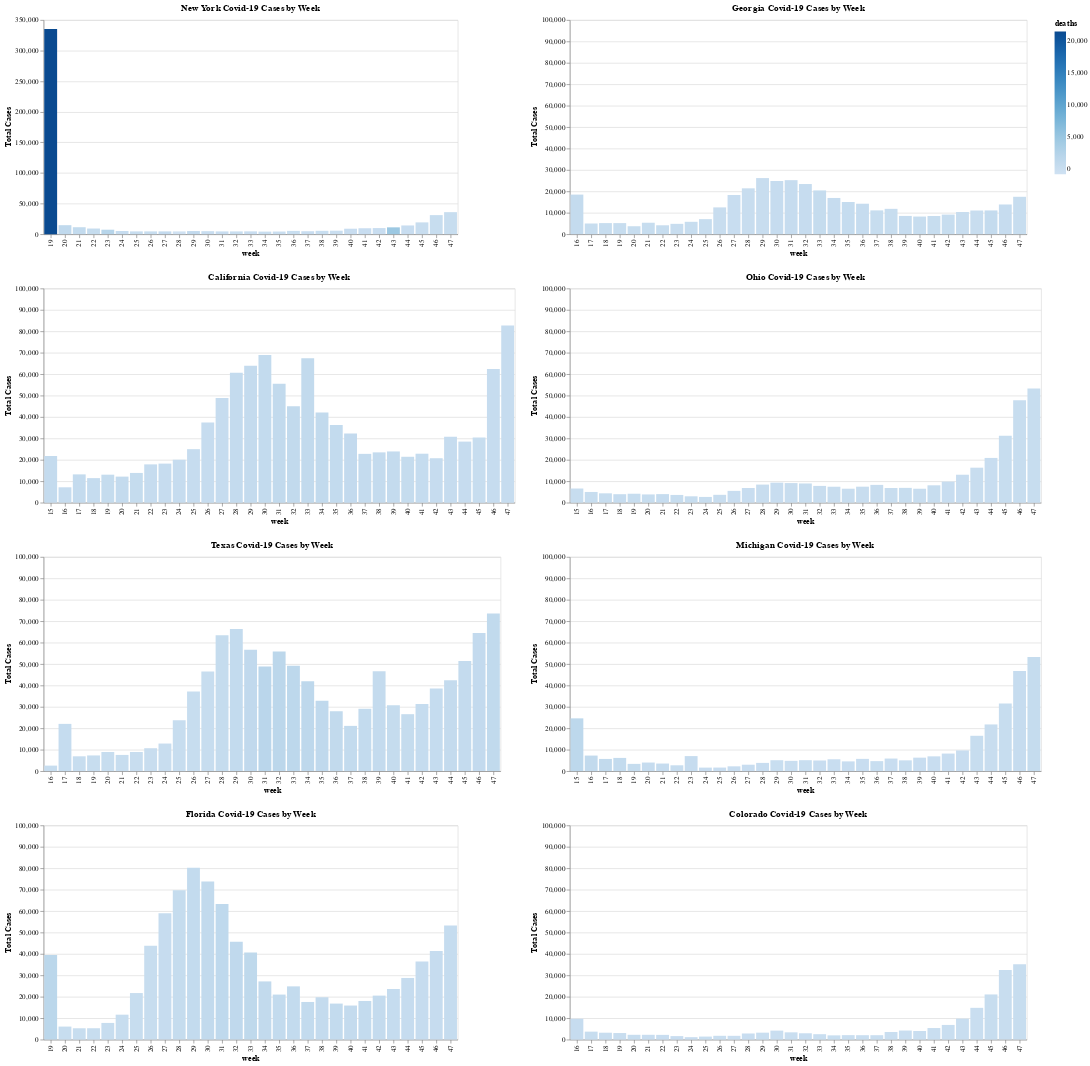

The notebook cell saved with this chart:
### Code cell
brush=alt.selection(type='interval')
yrange = [0, 100000]
state='California'
filter=all_state_week['state']==state

bar1 = alt.Chart(all_state_week[filter], title="California Covid-19 Cases by Week").mark_bar().encode(
     x='week:N',
     y=alt.Y('cases:Q', scale=alt.Scale(domain=(0, 100000)),title="Total Cases"),
     color='deaths:Q'
     #color=alt.condition(brush, 'age_group:N', alt.value('colors'))
).add_selection(brush)
state='Texas'
filter=all_state_week['state']==state
bar2 = alt.Chart(all_state_week[filter],title="Texas Covid-19 Cases by Week").mark_bar().encode(
    x='week:N',
    y=alt.Y('cases:Q',scale=alt.Scale(domain=(0, 100000)),title="Total Cases"),
     color='deaths:Q'
).transform_filter(brush)
state='Florida'
filter=all_state_week['state']==state
bar3 = alt.Chart(all_state_week[filter],title="Florida Covid-19 Cases by Week").mark_bar().encode(
    x='week:N',
    y=alt.Y('cases:Q',scale=alt.Scale(domain=(0, 100000)), title="Total Cases"),
     color='deaths:Q'
).transform_filter(brush)

state='Georgia'
filter=all_state_week['state']==state
bar4 = alt.Chart(all_state_week[filter],title="Georgia Covid-19 Cases by Week").mark_bar().encode(
    x='week:N',
    y=alt.Y('cases:Q', scale=alt.Scale(domain=(0, 100000)),title="Total Cases"),
     color='deaths:Q'
).transform_filter(brush)
state='New York'
filter=all_state_week['state']==state
bar5 = alt.Chart(all_state_week[filter],title="New York Covid-19 Cases by Week").mark_bar().encode(
    x='week:N',
    y=alt.Y('cases:Q', title="Total Cases"),
     color='deaths:Q'
).transform_filter(brush)

state='Ohio'
filter=all_state_week['state']==state
bar6 = alt.Chart(all_state_week[filter],title="Ohio Covid-19 Cases by Week").mark_bar().encode(
    x='week:N',
    y=alt.Y('cases:Q', scale=alt.Scale(domain=(0, 100000)),title="Total Cases"),
     color='deaths:Q'
).transform_filter(brush)

state='Michigan'
filter=all_state_week['state']==state
bar7 = alt.Chart(all_state_week[filter],title="Michigan Covid-19 Cases by Week").mark_bar().encode(
    x='week:N',
    y=alt.Y('cases:Q', scale=alt.Scale(domain=(0, 100000)),title="Total Cases"),
     color='deaths:Q'
).transform_filter(brush)

state='Colorado'
filter=all_state_week['state']==state
bar8 = alt.Chart(all_state_week[filter],title="Colorado Covid-19 Cases by Week").mark_bar().encode(
    x='week:N',
    y=alt.Y('cases:Q', scale=alt.Scale(domain=(0, 100000)),title="Total Cases"),
     color='deaths:Q'
).transform_filter(brush)

combined=bar5 & bar1 &bar2 &bar3| bar4   & bar6 & bar7 &bar8

combined.save('State_Covid_week.html')
from google.colab import files
files.download('State_Covid_week.html')
combined

### Figure 1 — Vega-Lite specification as saved in the notebook (floating-point values rounded to 4 significant figures)
{"config": {"view": {"continuousWidth": 400, "continuousHeight": 300}}, "hconcat": [{"vconcat": [{"data": {"name": "data-49b66804bf83d67864b042bec193dba5"}, "mark": "bar", "encoding": {"color": {"type": "quantitative", "field": "deaths"}, "x": {"type": "nominal", "field": "week"}, "y": {"type": "quantitative", "field": "cases", "title": "Total Cases"}}, "title": "New York Covid-19 Cases by Week", "transform": [{"filter": {"selection": "selector003"}}]}, {"data": {"name": "data-c9ff9271f984017a32638c2f63f4d6c8"}, "mark": "bar", "encoding": {"color": {"type": "quantitative", "field": "deaths"}, "x": {"type": "nominal", "field": "week"}, "y": {"type": "quantitative", "field": "cases", "scale": {"domain": [0, 100000]}, "title": "Total Cases"}}, "selection": {"selector003": {"type": "interval"}}, "title": "California Covid-19 Cases by Week"}, {"data": {"name": "data-2923c2974cb23e3073693f17963b4c20"}, "mark": "bar", "encoding": {"color": {"type": "quantitative", "field": "deaths"}, "x": {"type": "nominal", "field": "week"}, "y": {"type": "quantitative", "field": "cases", "scale": {"domain": [0, 100000]}, "title": "Total Cases"}}, "title": "Texas Covid-19 Cases by Week", "transform": [{"filter": {"selection": "selector003"}}]}, {"data": {"name": "data-2280dd2b7b5f571638a8fd167eccc555"}, "mark": "bar", "encoding": {"color": {"type": "quantitative", "field": "deaths"}, "x": {"type": "nominal", "field": "week"}, "y": {"type": "quantitative", "field": "cases", "scale": {"domain": [0, 100000]}, "title": "Total Cases"}}, "title": "Florida Covid-19 Cases by Week", "transform": [{"filter": {"selection": "selector003"}}]}]}, {"vconcat": [{"data": {"name": "data-110a00788102b29c071445a219ad2cd4"}, "mark": "bar", "encoding": {"color": {"type": "quantitative", "field": "deaths"}, "x": {"type": "nominal", "field": "week"}, "y": {"type": "quantitative", "field": "cases", "scale": {"domain": [0, 100000]}, "title": "Total Cases"}}, "title": "Georgia Covid-19 Cases by Week", "transform": [{"filter": {"selection": "selector003"}}]}, {"data": {"name": "data-48b9f77d41fe4c5289052ed748340b8b"}, "mark": "bar", "encoding": {"color": {"type": "quantitative", "field": "deaths"}, "x": {"type": "nominal", "field": "week"}, "y": {"type": "quantitative", "field": "cases", "scale": {"domain": [0, 100000]}, "title": "Total Cases"}}, "title": "Ohio Covid-19 Cases by Week", "transform": [{"filter": {"selection": "selector003"}}]}, {"data": {"name": "data-e074b011eb6b20550ec3939c00c2025c"}, "mark": "bar", "encoding": {"color": {"type": "quantitative", "field": "deaths"}, "x": {"type": "nominal", "field": "week"}, "y": {"type": "quantitative", "field": "cases", "scale": {"domain": [0, 100000]}, "title": "Total Cases"}}, "title": "Michigan Covid-19 Cases by Week", "transform": [{"filter": {"selection": "selector003"}}]}, {"data": {"name": "data-73ff09ccad8530e046dc22ad61a2d0b2"}, "mark": "bar", "encoding": {"color": {"type": "quantitative", "field": "deaths"}, "x": {"type": "nominal", "field": "week"}, "y": {"type": "quantitative", "field": "cases", "scale": {"domain": [0, 100000]}, "title": "Total Cases"}}, "title": "Colorado Covid-19 Cases by Week", "transform": [{"filter": {"selection": "selector003"}}]}]}], "$schema": "https://vega.github.io/schema/vega-lite/v4.8.1.json", "datasets": {"data-49b66804bf83d67864b042bec193dba5": [{"state": "New York", "week": 19, "cases": 335395, "deaths": 21478}, {"state": "New York", "week": 20, "cases": 14726, "deaths": 1141}, {"state": "New York", "week": 21, "cases": 11394, "deaths": 772}, {"state": "New York", "week": 22, "cases": 9255, "deaths": 514}, {"state": "New York", "week": 23, "cases": 7327, "deaths": 2101}, {"state": "New York", "week": 24, "cases": 5227, "deaths": 436}, {"state": "New York", "week": 25, "cases": 4612, "deaths": 285}, {"state": "New York", "week": 26, "cases": 4603, "deaths": 270}, {"state": "New York", "week": 27, "cases": 4592, "deaths": 820}, {"state": "New York", "week": 28, "cases": 4575, "deaths": -806}, {"state": "New York", "week": 29, "cases": 5101, "deaths": 1080}, {"state": "New York", "week": 30, "cases": 4929, "deaths": 120}, {"state": "New York", "week": 31, "cases": 4562, "deaths": 93}, {"state": "New York", "week": 32, "cases": 4562, "deaths": 60}, {"state": "New York", "week": 33, "cases": 4648, "deaths": 61}, {"state": "New York", "week": 34, "cases": 4229, "deaths": 51}, {"state": "New York", "week": 35, "cases": 4363, "deaths": 46}, {"state": "New York", "week": 36, "cases": 5401, "deaths": 57}, {"state": "New York", "week": 37, "cases": 4864, "deaths": 62}, {"state": "New York", "week": 38, "cases": 5535, "deaths": 53}, {"state": "New York", "week": 39, "cases": 5726, "deaths": 34}, {"state": "New York", "week": 40, "cases": 8956, "deaths": 82}, {"state": "New York", "week": 41, "cases": 9704, "deaths": 66}, {"state": "New York", "week": 42, "cases": 9995, "deaths": 84}, {"state": "New York", "week": 43, "cases": 11183, "deaths": 4739}, {"state": "New York", "week": 44, "cases": 14271, "deaths": 115}, {"state": "New York", "week": 45, "cases": 19301, "deaths": 141}, {"state": "New York", "week": 46, "cases": 31164, "deaths": 193}, {"state": "New York", "week": 47, "cases": 36014, "deaths": 264}], "data-c9ff9271f984017a32638c2f63f4d6c8": [{"state": "California", "week": 15, "cases": 21794, "deaths": 651}, {"state": "California", "week": 16, "cases": 7169, "deaths": 421}, {"state": "California", "week": 17, "cases": 13201, "deaths": 575}, {"state": "California", "week": 18, "cases": 11452, "deaths": 491}, {"state": "California", "week": 19, "cases": 13064, "deaths": 519}, {"state": "California", "week": 20, "cases": 12159, "deaths": 604}, {"state": "California", "week": 21, "cases": 13871, "deaths": 513}, {"state": "California", "week": 22, "cases": 17873, "deaths": 439}, {"state": "California", "week": 23, "cases": 18229, "deaths": 413}, {"state": "California", "week": 24, "cases": 20043, "deaths": 437}, {"state": "California", "week": 25, "cases": 24969, "deaths": 432}, {"state": "California", "week": 26, "cases": 37419, "deaths": 410}, {"state": "California", "week": 27, "cases": 48912, "deaths": 426}, {"state": "California", "week": 28, "cases": 60649, "deaths": 686}, {"state": "California", "week": 29, "cases": 63888, "deaths": 668}, {"state": "California", "week": 30, "cases": 68967, "deaths": 731}, {"state": "California", "week": 31, "cases": 55503, "deaths": 940}, {"state": "California", "week": 32, "cases": 44998, "deaths": 937}, {"state": "California", "week": 33, "cases": 67402, "deaths": 931}, {"state": "California", "week": 34, "cases": 42107, "deaths": 910}, {"state": "California", "week": 35, "cases": 36240, "deaths": 771}, {"state": "California", "week": 36, "cases": 32235, "deaths": 804}, {"state": "California", "week": 37, "cases": 22779, "deaths": 620}, {"state": "California", "week": 38, "cases": 23477, "deaths": 658}, {"state": "California", "week": 39, "cases": 23908, "deaths": 600}, {"state": "California", "week": 40, "cases": 21421, "deaths": 533}, {"state": "California", "week": 41, "cases": 22850, "deaths": 444}, {"state": "California", "week": 42, "cases": 20738, "deaths": 379}, {"state": "California", "week": 43, "cases": 30712, "deaths": 402}, {"state": "California", "week": 44, "cases": 28505, "deaths": 322}, {"state": "California", "week": 45, "cases": 30423, "deaths": 272}, {"state": "California", "week": 46, "cases": 62388, "deaths": 314}, {"state": "California", "week": 47, "cases": 82688, "deaths": 423}], "data-2923c2974cb23e3073693f17963b4c20": [{"state": "Texas", "week": 16, "cases": 2574, "deaths": 189}, {"state": "Texas", "week": 17, "cases": 22057, "deaths": 459}, {"state": "Texas", "week": 18, "cases": 6917, "deaths": 219}, {"state": "Texas", "week": 19, "cases": 7321, "deaths": 221}, {"state": "Texas", "week": 20, "cases": 8915, "deaths": 248}, {"state": "Texas", "week": 21, "cases": 7564, "deaths": 183}, {"state": "Texas", "week": 22, "cases": 8939, "deaths": 153}, {"state": "Texas", "week": 23, "cases": 10691, "deaths": 158}, {"state": "Texas", "week": 24, "cases": 12876, "deaths": 146}, {"state": "Texas", "week": 25, "cases": 23747, "deaths": 206}, {"state": "Texas", "week": 26, "cases": 37122, "deaths": 211}, {"state": "Texas", "week": 27, "cases": 46516, "deaths": 244}, {"state": "Texas", "week": 28, "cases": 63419, "deaths": 555}, {"state": "Texas", "week": 29, "cases": 66372, "deaths": 766}, {"state": "Texas", "week": 30, "cases": 56626, "deaths": 1080}, {"state": "Texas", "week": 31, "cases": 48829, "deaths": 1799}, {"state": "Texas", "week": 32, "cases": 55877, "deaths": 1622}, {"state": "Texas", "week": 33, "cases": 49220, "deaths": 1524}, {"state": "Texas", "week": 34, "cases": 41955, "deaths": 1387}, {"state": "Texas", "week": 35, "cases": 32817, "deaths": 1140}, {"state": "Texas", "week": 36, "cases": 27956, "deaths": 962}, {"state": "Texas", "week": 37, "cases": 21124, "deaths": 718}, {"state": "Texas", "week": 38, "cases": 29100, "deaths": 703}, {"state": "Texas", "week": 39, "cases": 46598, "deaths": 629}, {"state": "Texas", "week": 40, "cases": 30762, "deaths": 503}, {"state": "Texas", "week": 41, "cases": 26584, "deaths": 532}, {"state": "Texas", "week": 42, "cases": 31301, "deaths": 457}, {"state": "Texas", "week": 43, "cases": 38596, "deaths": 490}, {"state": "Texas", "week": 44, "cases": 42480, "deaths": 573}, {"state": "Texas", "week": 45, "cases": 51379, "deaths": 666}, {"state": "Texas", "week": 46, "cases": 64487, "deaths": 816}, {"state": "Texas", "week": 47, "cases": 73554, "deaths": 997}], "data-2280dd2b7b5f571638a8fd167eccc555": [{"state": "Florida", "week": 19, "cases": 39514, "deaths": 1721}, {"state": "Florida", "week": 20, "cases": 6074, "deaths": 252}, {"state": "Florida", "week": 21, "cases": 5279, "deaths": 264}, {"state": "Florida", "week": 22, "cases": 5296, "deaths": 214}, {"state": "Florida", "week": 23, "cases": 7775, "deaths": 249}, {"state": "Florida", "week": 24, "cases": 11630, "deaths": 231}, {"state": "Florida", "week": 25, "cases": 21723, "deaths": 230}, {"state": "Florida", "week": 26, "cases": 43784, "deaths": 258}, {"state": "Florida", "week": 27, "cases": 59036, "deaths": 413}, {"state": "Florida", "week": 28, "cases": 69700, "deaths": 514}, {"state": "Florida", "week": 29, "cases": 80236, "deaths": 745}, {"state": "Florida", "week": 30, "cases": 73808, "deaths": 881}, {"state": "Florida", "week": 31, "cases": 63277, "deaths": 1234}, {"state": "Florida", "week": 32, "cases": 45674, "deaths": 1109}, {"state": "Florida", "week": 33, "cases": 40610, "deaths": 1272}, {"state": "Florida", "week": 34, "cases": 27155, "deaths": 875}, {"state": "Florida", "week": 35, "cases": 21015, "deaths": 801}, {"state": "Florida", "week": 36, "cases": 24845, "deaths": 738}, {"state": "Florida", "week": 37, "cases": 17563, "deaths": 763}, {"state": "Florida", "week": 38, "cases": 19760, "deaths": 695}, {"state": "Florida", "week": 39, "cases": 16810, "deaths": 743}, {"state": "Florida", "week": 40, "cases": 15895, "deaths": 643}, {"state": "Florida", "week": 41, "cases": 18032, "deaths": 707}, {"state": "Florida", "week": 42, "cases": 20529, "deaths": 616}, {"state": "Florida", "week": 43, "cases": 23616, "deaths": 464}, {"state": "Florida", "week": 44, "cases": 28776, "deaths": 365}, {"state": "Florida", "week": 45, "cases": 36485, "deaths": 336}, {"state": "Florida", "week": 46, "cases": 41304, "deaths": 401}, {"state": "Florida", "week": 47, "cases": 53213, "deaths": 480}], "data-110a00788102b29c071445a219ad2cd4": [{"state": "Georgia", "week": 16, "cases": 18489, "deaths": 689}, {"state": "Georgia", "week": 17, "cases": 4992, "deaths": 227}, {"state": "Georgia", "week": 18, "cases": 5180, "deaths": 265}, {"state": "Georgia", "week": 19, "cases": 5175, "deaths": 224}, {"state": "Georgia", "week": 20, "cases": 3716, "deaths": 204}, {"state": "Georgia", "week": 21, "cases": 5350, "deaths": 218}, {"state": "Georgia", "week": 22, "cases": 4161, "deaths": 226}, {"state": "Georgia", "week": 23, "cases": 4835, "deaths": 127}, {"state": "Georgia", "week": 24, "cases": 5783, "deaths": 271}, {"state": "Georgia", "week": 25, "cases": 7020, "deaths": 192}, {"state": "Georgia", "week": 26, "cases": 12509, "deaths": 135}, {"state": "Georgia", "week": 27, "cases": 18306, "deaths": 82}, {"state": "Georgia", "week": 28, "cases": 21410, "deaths": 141}, {"state": "Georgia", "week": 29, "cases": 26197, "deaths": 172}, {"state": "Georgia", "week": 30, "cases": 24830, "deaths": 325}, {"state": "Georgia", "week": 31, "cases": 25224, "deaths": 342}, {"state": "Georgia", "week": 32, "cases": 23419, "deaths": 359}, {"state": "Georgia", "week": 33, "cases": 20434, "deaths": 503}, {"state": "Georgia", "week": 34, "cases": 16919, "deaths": 430}, {"state": "Georgia", "week": 35, "cases": 15024, "deaths": 472}, {"state": "Georgia", "week": 36, "cases": 14226, "deaths": 433}, {"state": "Georgia", "week": 37, "cases": 11115, "deaths": 296}, {"state": "Georgia", "week": 38, "cases": 11841, "deaths": 269}, {"state": "Georgia", "week": 39, "cases": 8530, "deaths": 344}, {"state": "Georgia", "week": 40, "cases": 8240, "deaths": 216}, {"state": "Georgia", "week": 41, "cases": 8484, "deaths": 254}, {"state": "Georgia", "week": 42, "cases": 9149, "deaths": 222}, {"state": "Georgia", "week": 43, "cases": 10365, "deaths": 171}, {"state": "Georgia", "week": 44, "cases": 11059, "deaths": 172}, {"state": "Georgia", "week": 45, "cases": 11096, "deaths": 667}, {"state": "Georgia", "week": 46, "cases": 13871, "deaths": 309}, {"state": "Georgia", "week": 47, "cases": 17462, "deaths": 241}], "data-48b9f77d41fe4c5289052ed748340b8b": [{"state": "Ohio", "week": 15, "cases": 6604, "deaths": 253}, {"state": "Ohio", "week": 16, "cases": 4998, "deaths": 218}, {"state": "Ohio", "week": 17, "cases": 4361, "deaths": 257}, {"state": "Ohio", "week": 18, "cases": 3951, "deaths": 310}, {"state": "Ohio", "week": 19, "cases": 4167, "deaths": 303}, {"state": "Ohio", "week": 20, "cases": 3842, "deaths": 284}, {"state": "Ohio", "week": 21, "cases": 3988, "deaths": 344}, {"state": "Ohio", "week": 22, "cases": 3602, "deaths": 186}, {"state": "Ohio", "week": 23, "cases": 2963, "deaths": 222}, {"state": "Ohio", "week": 24, "cases": 2672, "deaths": 180}, {"state": "Ohio", "week": 25, "cases": 3660, "deaths": 143}, {"state": "Ohio", "week": 26, "cases": 5501, "deaths": 107}, {"state": "Ohio", "week": 27, "cases": 6842, "deaths": 104}, {"state": "Ohio", "week": 28, "cases": 8441, "deaths": 147}, {"state": "Ohio", "week": 29, "cases": 9340, "deaths": 116}, {"state": "Ohio", "week": 30, "cases": 9141, "deaths": 133}, {"state": "Ohio", "week": 31, "cases": 8958, "deaths": 222}, {"state": "Ohio", "week": 32, "cases": 7817, "deaths": 140}, {"state": "Ohio", "week": 33, "cases": 7439, "deaths": 157}, {"state": "Ohio", "week": 34, "cases": 6515, "deaths": 152}, {"state": "Ohio", "week": 35, "cases": 7460, "deaths": 150}, {"state": "Ohio", "week": 36, "cases": 8296, "deaths": 131}, {"state": "Ohio", "week": 37, "cases": 6847, "deaths": 156}, {"state": "Ohio", "week": 38, "cases": 6904, "deaths": 200}, {"state": "Ohio", "week": 39, "cases": 6500, "deaths": 126}, {"state": "Ohio", "week": 40, "cases": 8098, "deaths": 184}, {"state": "Ohio", "week": 41, "cases": 9842, "deaths": 74}, {"state": "Ohio", "week": 42, "cases": 13038, "deaths": 68}, {"state": "Ohio", "week": 43, "cases": 16328, "deaths": 139}, {"state": "Ohio", "week": 44, "cases": 20885, "deaths": 97}, {"state": "Ohio", "week": 45, "cases": 31268, "deaths": 214}, {"state": "Ohio", "week": 46, "cases": 47828, "deaths": 205}, {"state": "Ohio", "week": 47, "cases": 53323, "deaths": 274}], "data-e074b011eb6b20550ec3939c00c2025c": [{"state": "Michigan", "week": 15, "cases": 24635, "deaths": 1483}, {"state": "Michigan", "week": 16, "cases": 7257, "deaths": 904}, {"state": "Michigan", "week": 17, "cases": 5693, "deaths": 942}, {"state": "Michigan", "week": 18, "cases": 6169, "deaths": 736}, {"state": "Michigan", "week": 19, "cases": 3384, "deaths": 505}, {"state": "Michigan", "week": 20, "cases": 4004, "deaths": 321}, {"state": "Michigan", "week": 21, "cases": 3537, "deaths": 337}, {"state": "Michigan", "week": 22, "cases": 2718, "deaths": 263}, {"state": "Michigan", "week": 23, "cases": 7016, "deaths": 404}, {"state": "Michigan", "week": 24, "cases": 1641, "deaths": 121}, {"state": "Michigan", "week": 25, "cases": 1657, "deaths": 74}, {"state": "Michigan", "week": 26, "cases": 2235, "deaths": 67}, {"state": "Michigan", "week": 27, "cases": 2995, "deaths": 61}, {"state": "Michigan", "week": 28, "cases": 3835, "deaths": 96}, {"state": "Michigan", "week": 29, "cases": 5092, "deaths": 52}, {"state": "Michigan", "week": 30, "cases": 4793, "deaths": 34}, {"state": "Michigan", "week": 31, "cases": 5100, "deaths": 57}, {"state": "Michigan", "week": 32, "cases": 4965, "deaths": 62}, {"state": "Michigan", "week": 33, "cases": 5533, "deaths": 73}, {"state": "Michigan", "week": 34, "cases": 4549, "deaths": 67}, {"state": "Michigan", "week": 35, "cases": 5718, "deaths": 89}, {"state": "Michigan", "week": 36, "cases": 4665, "deaths": 58}, {"state": "Michigan", "week": 37, "cases": 5867, "deaths": 105}, {"state": "Michigan", "week": 38, "cases": 5029, "deaths": 58}, {"state": "Michigan", "week": 39, "cases": 6286, "deaths": 75}, {"state": "Michigan", "week": 40, "cases": 6898, "deaths": 80}, {"state": "Michigan", "week": 41, "cases": 8193, "deaths": 95}, {"state": "Michigan", "week": 42, "cases": 9655, "deaths": 98}, {"state": "Michigan", "week": 43, "cases": 16493, "deaths": 205}, {"state": "Michigan", "week": 44, "cases": 21794, "deaths": 177}, {"state": "Michigan", "week": 45, "cases": 31597, "deaths": 246}, {"state": "Michigan", "week": 46, "cases": 46789, "deaths": 431}, {"state": "Michigan", "week": 47, "cases": 53229, "deaths": 499}], "data-73ff09ccad8530e046dc22ad61a2d0b2": [{"state": "Colorado", "week": 16, "cases": 9730, "deaths": 422}, {"state": "Colorado", "week": 17, "cases": 3711, "deaths": 258}, {"state": "Colorado", "week": 18, "cases": 3212, "deaths": 162}, {"state": "Colorado", "week": 19, "cases": 3050, "deaths": 129}, {"state": "Colorado", "week": 20, "cases": 2235, "deaths": 244}, {"state": "Colorado", "week": 21, "cases": 2236, "deaths": 117}, {"state": "Colorado", "week": 22, "cases": 2204, "deaths": 113}, {"state": "Colorado", "week": 23, "cases": 1623, "deaths": 82}, {"state": "Colorado", "week": 24, "cases": 1129, "deaths": 72}, {"state": "Colorado", "week": 25, "cases": 1409, "deaths": 48}, {"state": "Colorado", "week": 26, "cases": 1768, "deaths": 29}, {"state": "Colorado", "week": 27, "cases": 1758, "deaths": -155}, {"state": "Colorado", "week": 28, "cases": 2848, "deaths": 65}, {"state": "Colorado", "week": 29, "cases": 3229, "deaths": 29}, {"state": "Colorado", "week": 30, "cases": 4194, "deaths": 46}, {"state": "Colorado", "week": 31, "cases": 3380, "deaths": 30}, {"state": "Colorado", "week": 32, "cases": 2944, "deaths": 72}, {"state": "Colorado", "week": 33, "cases": 2516, "deaths": 5}, {"state": "Colorado", "week": 34, "cases": 1967, "deaths": 47}, {"state": "Colorado", "week": 35, "cases": 2080, "deaths": 28}, {"state": "Colorado", "week": 36, "cases": 2051, "deaths": 23}, {"state": "Colorado", "week": 37, "cases": 2050, "deaths": 23}, {"state": "Colorado", "week": 38, "cases": 3533, "deaths": 24}, {"state": "Colorado", "week": 39, "cases": 4222, "deaths": 27}, {"state": "Colorado", "week": 40, "cases": 3997, "deaths": 28}, {"state": "Colorado", "week": 41, "cases": 5385, "deaths": 30}, {"state": "Colorado", "week": 42, "cases": 6841, "deaths": 44}, {"state": "Colorado", "week": 43, "cases": 9787, "deaths": 34}, {"state": "Colorado", "week": 44, "cases": 14821, "deaths": 29}, {"state": "Colorado", "week": 45, "cases": 21074, "deaths": 289}, {"state": "Colorado", "week": 46, "cases": 32433, "deaths": 152}, {"state": "Colorado", "week": 47, "cases": 35183, "deaths": 260}]}}
